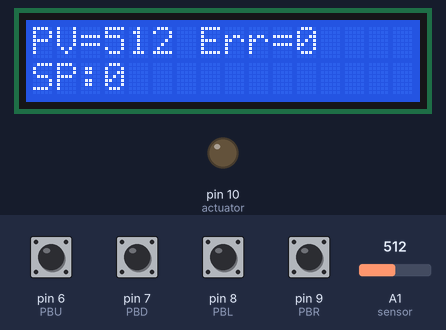
Bench run of a sketch on a simulated Arduino Uno, built with avr-gcc and run on an emulated ATmega328P. Shown: 16×2 character LCD, output pins drawn as LEDs (lit = HIGH). The test bench sets the inputs (shaded band); at power-on: pin 6 (PBU), pin 7 (PBD), pin 8 (PBL), pin 9 (PBR) HIGH, A1 (sensor) = 512. What the sketch prints to the serial monitor is not drawn.

Above: at 1.2 s.
1.3 s: pin 8 (PBL) pulled LOW for 0.15 s
At 2.5 s:
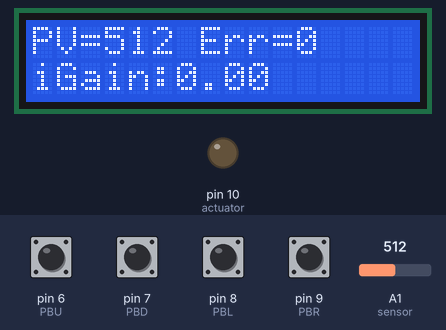
2.9 s: pin 8 (PBL) pulled LOW for 1 s
At 3.2 s:
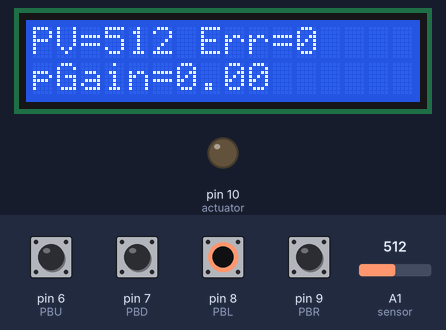
5.4 s: pin 7 (PBD) pulled LOW for 0.15 s
At 6.7 s:
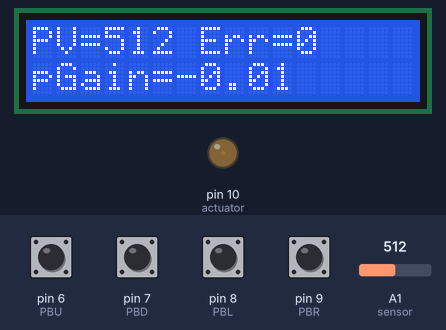
7.0 s: pin 9 (PBR) pulled LOW for 0.15 s
At 8.2 s:
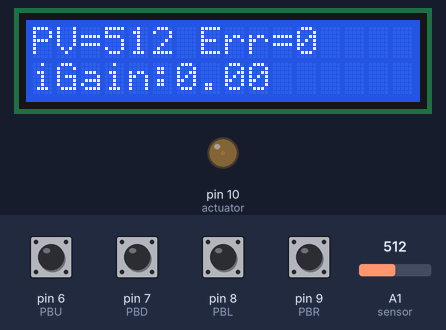
8.6 s: pin 6 (PBU) pulled LOW for 0.15 s
At 8.81 s:
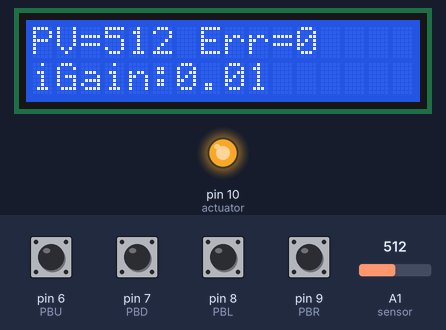
10.5 s: A1 (sensor) set to 1023
At 13.4 s:
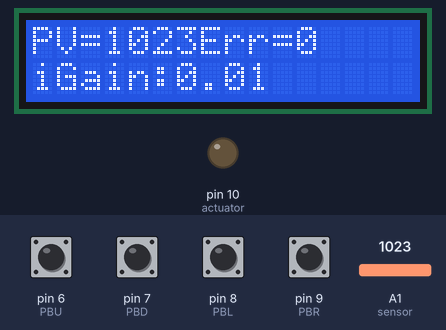
Timing chart, 0 to 13.7 s (numbered marks = the images above; inputs shaded):
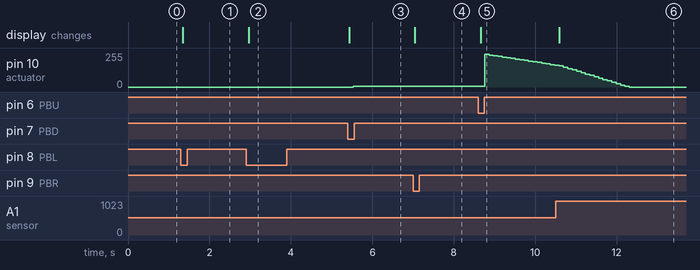

Measured:
- after the input at 1.3 s, the display: changes after 0.05 s (image 1)
- after the input at 2.9 s, the display: changes after 0.06 s (image 2)
- after the input at 5.4 s, pin 10 (actuator): 0/255 → 5/255 after 0.13 s; the display: changes at once (image 3)
- after the input at 7.0 s, the display: changes at once (image 4)
- after the input at 8.6 s, pin 10 (actuator): 5/255 → 245/255 after 0.16 s, → 240/255 0.11 s later, → 235/255 0.11 s later, → 230/255 0.11 s later, … (17 changes in this stretch); the display: changes after 0.06 s (image 5)
- after the input at 10.5 s, the display: changes after 0.09 s (image 6)

The sketch:

LIA-PIcontrol.ino
```cpp
// This code implements PI control using an LCD screen and pushbuttons for control adjustment

// Include LiquidCrystal library for managing the LCD screen
#include <LiquidCrystal.h>

// LCD screen pins
const int rs = 12, en = 11, d4 = 5, d5 = 4, d6 = 3, d7 = 2;
LiquidCrystal lcd(rs, en, d4, d5, d6, d7);

// Pushbutton pins
const int PBU = 6;  // Up button pin
const int PBD = 7;  // Down button pin
const int PBL = 8;  // Left button pin
const int PBR = 9;  // Right button pin

// Sensor and actuator pins
int sensor = A1;     // Sensor pin
int actuator = 10;   // Actuator pin

// Control variables
int CO = 0;             // Control output
int setPoint = 0;       // Set point
int PV = 0;             // Process variable (sensor reading)
int Error = 0;          // Error (difference between set point and process variable)
float pGain = 0.0;      // Proportional gain
float iGain = 0.0;      // Integral gain
int integralAction = 0; // Integral action for integral control
float EXCO;             // Scaled control output

// Time variables for control interval
unsigned long previousMillis = 0;  // Previous time stamp
const long interval = 100;         // Control interval in milliseconds
unsigned long currentMillis = 0;   // Current time stamp

// Button states and debounce variables
bool PBLstate, lastButtonStateL, PBRstate, lastButtonStateR, PBUstate, lastButtonStateU, PBDstate, lastButtonStateD = false;
unsigned long lastButtonPressL, lastButtonPressR, lastButtonPressU, lastButtonPressD = 0;
const unsigned long debounceDelay = 10;  // Debounce delay in milliseconds

// LCD page variable
int Screen = 0;  // Current LCD page

void setup() {
  // Initialize pin modes and serial communication
  pinMode(actuator, OUTPUT);
  pinMode(PBL, INPUT_PULLUP);
  pinMode(PBR, INPUT_PULLUP);
  pinMode(PBU, INPUT_PULLUP);
  pinMode(PBD, INPUT_PULLUP);
  Serial.begin(9600);

  // Initialize the LCD screen
  lcd.begin(16, 2);
}

void loop() {
  // Read sensor value
  PV = analogRead(sensor);

  // Calculate error and integral action
  currentMillis = millis();
  if (currentMillis - previousMillis >= interval) {
    previousMillis = currentMillis;
    Error = setPoint - PV;
    integralAction = (integralAction + Error);
    CO = ((pGain * Error) + (iGain * integralAction));

    // Limit the control output
    if (CO > 255) {
      CO = 255;
    }
    if (CO < 0) {
      CO = 0;
    }
  }

  // Convert control output to a scaled value
  EXCO = CO / 10;

  // Ensure error and scaled control output are within bounds
  if (Error < 0) {
    Error = 0;
  }
  if (EXCO < 0) {
    EXCO = 0;
  }
  if (EXCO > 255) {
    EXCO = 255;
  }

  // Apply control output to the actuator
  analogWrite(actuator, CO);

  // Display values on the serial monitor
  Serial.print(" PV:");
  Serial.print(PV);
  Serial.print("\t SP:");
  Serial.print(setPoint);
  Serial.print("\t CO =");
  Serial.print(CO);
  Serial.print("\t Error=");
  Serial.print(Error);
  Serial.print("\t pGain=");
  Serial.print(pGain);
  Serial.print("\t iGain:");
  Serial.println(iGain);

  // Debounce and button actions
  PBLstate = digitalRead(PBL);
  PBRstate = digitalRead(PBR);
  PBUstate = digitalRead(PBU);
  PBDstate = digitalRead(PBD);

  if (!PBLstate && lastButtonStateL && (millis() - lastButtonPressL) > debounceDelay) {
    // Left button pressed
    Screen--;
    if (Screen < 0) {
      Screen = 2;
    }
    lastButtonPressL = millis();
  }
  lastButtonStateL = PBLstate;

  if (!PBRstate && lastButtonStateR && (millis() - lastButtonPressR) > debounceDelay) {
    // Right button pressed
    Screen++;
    if (Screen > 2) {
      Screen = 0;
    }
    lastButtonPressR = millis();
  }
  lastButtonStateR = PBRstate;

  if (!PBUstate && lastButtonStateU && (millis() - lastButtonPressU) > debounceDelay) {
    // Up button pressed
    if (Screen == 0) {
      setPoint += 25;
    } else if (Screen == 1) {
      pGain += 0.01;
    } else if (Screen == 2) {
      iGain += 0.01;
    }
    lastButtonPressU = millis();
  }
  lastButtonStateU = PBUstate;

  if (!PBDstate && lastButtonStateD && (millis() - lastButtonPressD) > debounceDelay) {
    // Down button pressed
    if (Screen == 0) {
      setPoint -= 25;
    } else if (Screen == 1) {
      pGain -= 0.01;
    } else if (Screen == 2) {
      iGain -= 0.01;
    }
    lastButtonPressD = millis();
  }
  lastButtonStateD = PBDstate;

    // Update the LCD display based on the current page
  lcd.clear();
  switch (Screen) {
    case 0:
      lcd.setCursor(0, 0);
      lcd.print("PV=");
      lcd.print(PV);
      lcd.setCursor(7, 0);
      lcd.print("Err=");
      lcd.print(Error);
      lcd.setCursor(0, 1);
      lcd.print("SP:");
      lcd.print(setPoint);
      break;
    case 1:
      lcd.setCursor(0, 0);
      lcd.print("PV=");
      lcd.print(PV);
      lcd.setCursor(7, 0);
      lcd.print("Err=");
      lcd.print(Error);
      lcd.setCursor(0, 1);
      lcd.print("pGain=");
      lcd.print(pGain);
      break;
    case 2:
      lcd.setCursor(0, 0);
      lcd.print("PV=");
      lcd.print(PV);

      // Additional code for the third LCD screen page
      lcd.setCursor(7, 0);
      lcd.print("Err=");
      lcd.print(Error);
      lcd.setCursor(0, 1);
      lcd.print("iGain:");
      lcd.print(iGain);
      break;
  }

  delay(100);
}
```
